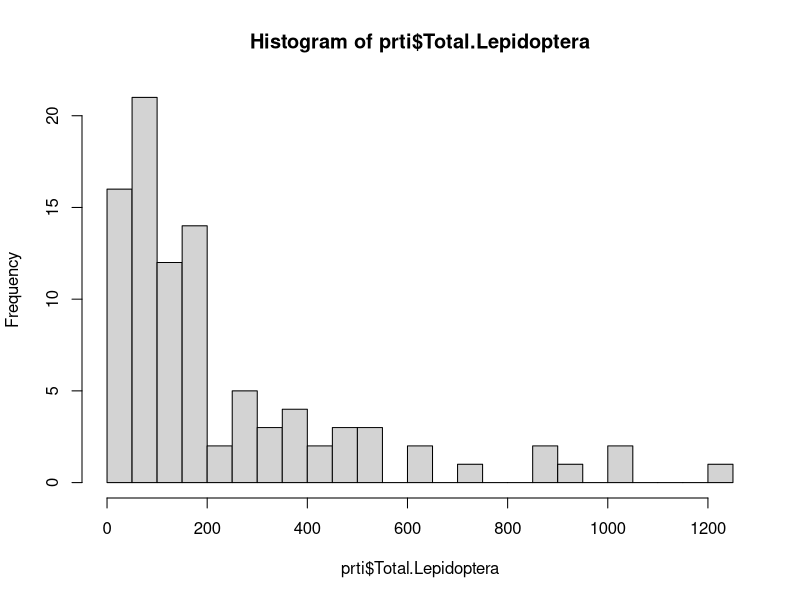
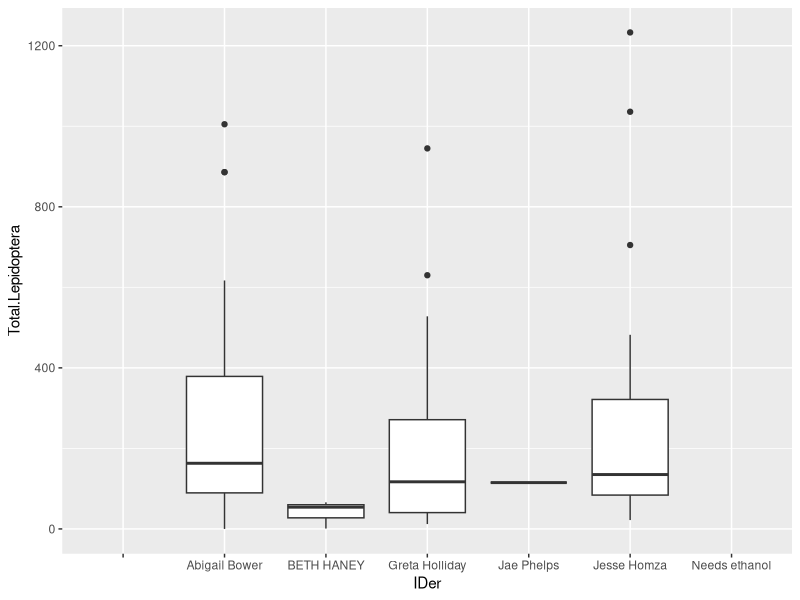
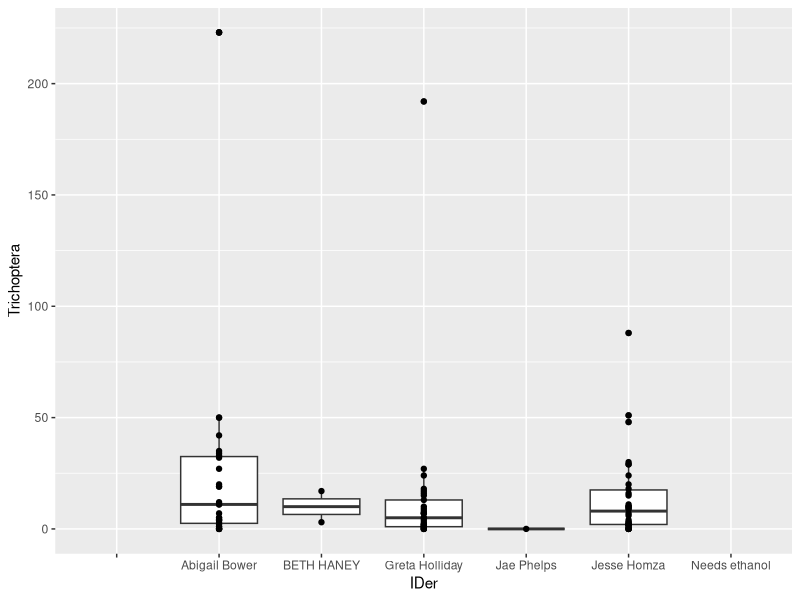
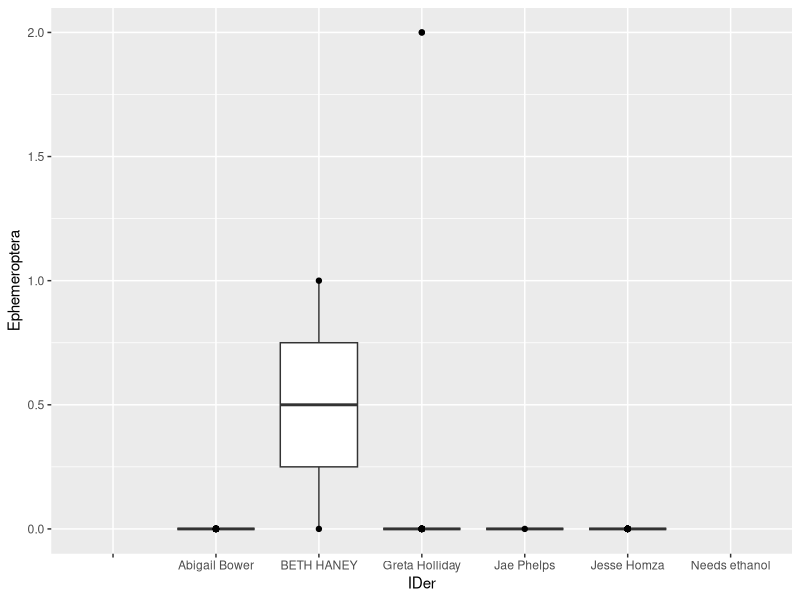
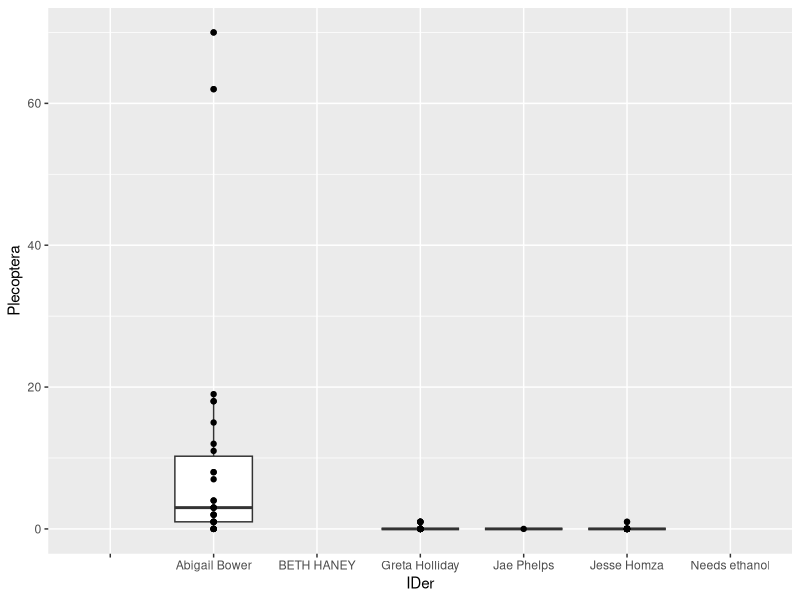

Write R code to recreate these figures, in order.


## This script was developed by Carlos Linares #
# We want to organize the data and prioritize the weeks that need to be ID.           

# Data: Collected during the Pioneer light project in Idaho 2020-2023
#                                                                        #
# Predictors: eventually we will have light treatment, weather, elevation, 
##############################################################################



#####clean workspace to improve efficiency: ###
rm(list = ls()) 


# libraries ----------------

library(tidyverse)
library(magrittr) #sometimes I use pipes 
library(lubridate)

# load data. 
# this is the data that the undergrads have produce while they habe been identifying insects.

raw_insects<-read.csv("data/Moth_abundance_pioneers - Sheet1.csv")

# lets make sure all sites are there. 
# PROBLEM: all the sites have different spellings, there are empty sites and sites that are not of interest like uv and IBO 

unique(raw_insects$Site.of.Sample)



# select columns and rows ------------- 
# here we select the columns and rows that we want to filter out.

prti <-
  raw_insects %>% select(Site.of.Sample, Date.of.Sample, IDer, Total.Lepidoptera, Plecoptera,Trichoptera,Ephemeroptera)

prti <-
  prti %>% filter(
    !Site.of.Sample %in% c(
      "",
      "UV1",
      "UV1 ",
      "IBO-UV3",
      "ID-UV1",
      "ID-UV2",
      "UV",
      "IBO",
      "UV3",
      "UV5",
      "ID-UV4",
      "UVTest01",
      "UV2",
      "IBO- UV2",
      "Top of Iron mine UV6",
      "UV 2",
      "e"
    )
  )

unique(prti$Site.of.Sample)# none of the tags above should be in the new filter data

# fix problems with the name of the IDer spelling


prti$IDer = ifelse(prti$IDer %in% c("JESSE HOMZA", "Jesse HOMZA"),
                   "Jesse Homza",
                   prti$IDer)
prti$IDer = ifelse(prti$IDer %in% "Abigial Bower", "Abigail Bower", prti$IDer)
prti$IDer = ifelse(prti$IDer %in% "Greta Holliday ", "Greta Holliday", prti$IDer)

# add week column-------------

# check dates are more or less the same format.

unique(prti$Date.of.Sample) # seems they do

# date as date

prti$Date.of.Sample<-mdy(prti$Date.of.Sample)

# add week

prti$wk<-Date.of.Sample<-week(prti$Date.of.Sample)

#add year

prti$yrs<-Date.of.Sample<-year(prti$Date.of.Sample)


# site column clean up --------------

unique(prti$Site.of.Sample)


# ad a col that indicates if it has been processed. 
# first we make total leps a number

prti$Total.Lepidoptera<-as.numeric(prti$Total.Lepidoptera)
prti$Trichoptera<-as.numeric(prti$Trichoptera)
prti$Ephemeroptera<-as.numeric(prti$Ephemeroptera)
prti$Plecoptera<-as.numeric(prti$Plecoptera)


# add a col to indicate they have been processed


prti <- prti %>% mutate(prss = if_else(is.na(Total.Lepidoptera), 0, 1))


# sort the data by site date and week. 

prti<-prti %>% arrange(Site.of.Sample, Date.of.Sample, yrs)


write.csv(x = prti,"data/prioritysites.csv")




# Graphs

hist(prti$Total.Lepidoptera,breaks = 20)

# this didn't work


ggplot(prti,aes(x=IDer, y=Total.Lepidoptera))+
  geom_boxplot()


ggplot(prti,aes(IDer,Trichoptera))+
  geom_boxplot()+
  geom_point()

ggplot(prti,aes(IDer,Ephemeroptera))+
  geom_boxplot()+
  geom_point()

ggplot(prti,aes(IDer,Plecoptera))+
  geom_boxplot()+
  geom_point()






#Junk

# t1<-filter(prti, Date.of.Sample == "Aug 10 2021") # seems we don't need this anymore
# t2<-filter(prti, Date.of.Sample == "")
# t3<-filter(prti, Date.of.Sample == "8/5")


# this might be junk

# Identify rows with NA in the count column
na_rows <- prti %>% filter(is.na(Total.Lepidoptera))

# Extract the site and week columns from the NA rows
na_sites <- na_rows$Site.of.Sample
na_weeks <- na_rows$wk
na_date<-na_rows$Date.of.Sample

# Create a unique table of the NA sites and weeks
na_sites_weeks <- data.frame(site = na_sites, week = na_weeks, date=na_date) %>%
  distinct() # this removes duplicates

# Print the unique table of NA sites and weeks


na_sites_weeks <- na_sites_weeks %>% arrange(site, week)

